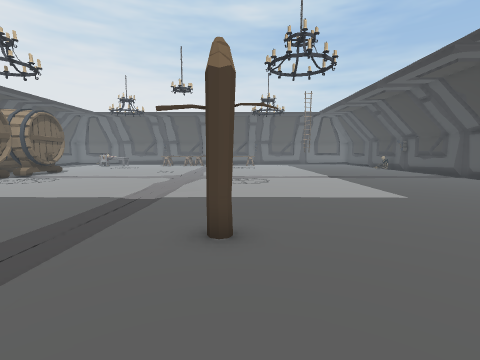
[1] (above)

19 first-person views from a walk through a scene from a Unity 3-D project. The camera is 1.3 m above the floor, tilts 6° down and sees 85° across. The floor is counted in squares, 1 m on a side. Each view is taken from the middle of a square. On the plan, view 1 faces up. The plan holds only what a view shows up to about 13 squares ahead; the rest is blank. The place goes on beyond the plan. The player character is not drawn.

[2]
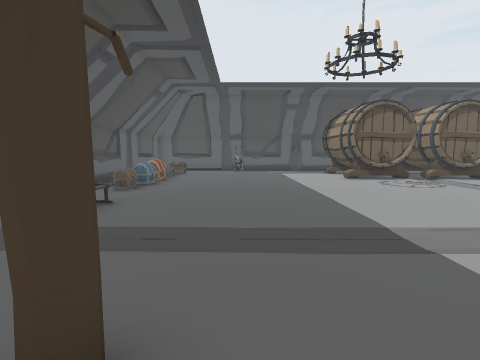

[3]
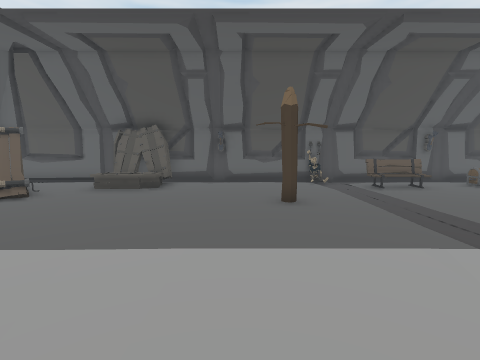

[4]
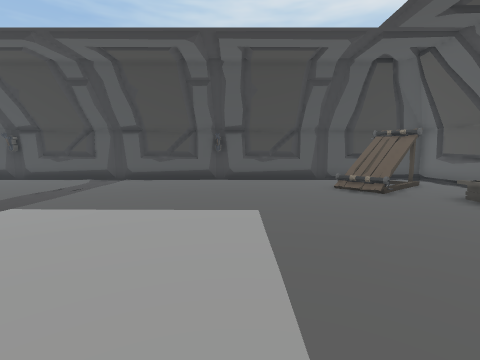

[5]
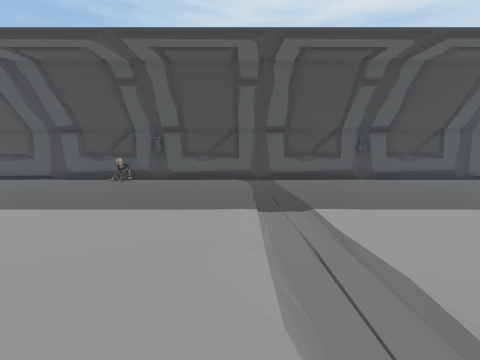

[6]
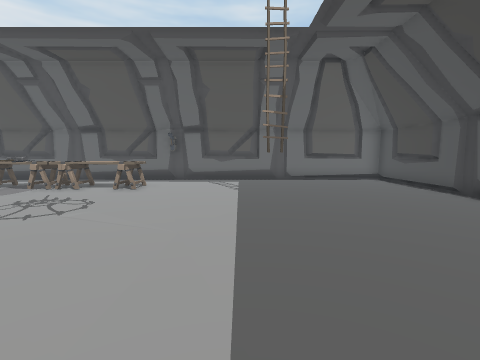

[7]
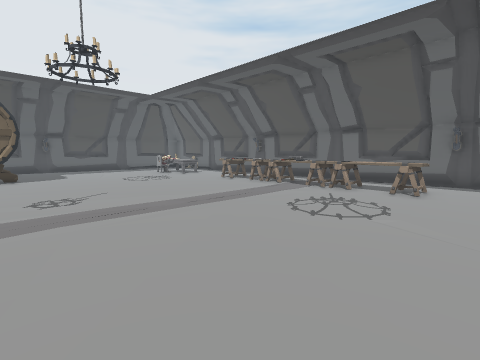

[8]
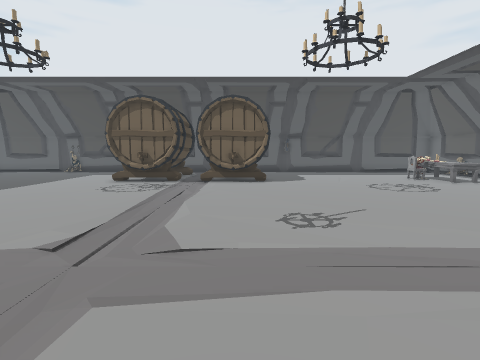

[9]
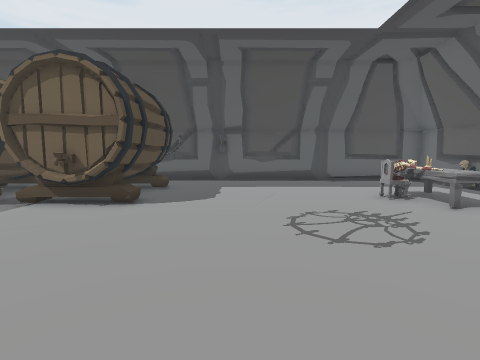

[10]
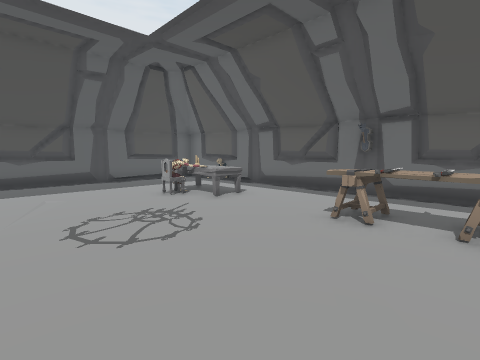

[11]
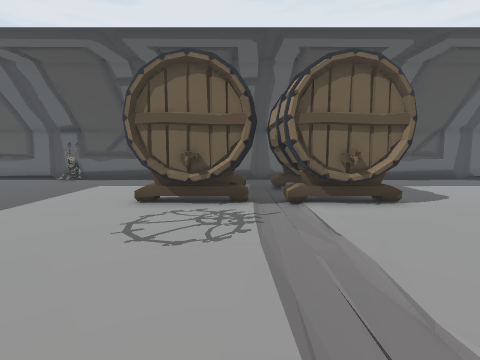

[12]
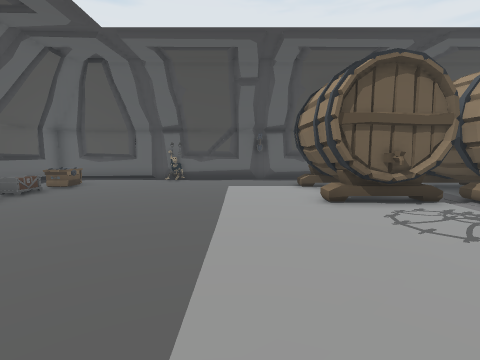

[13]
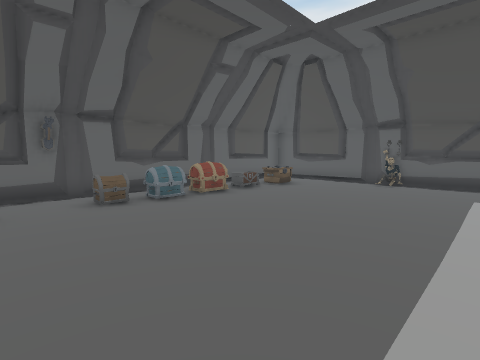

[14]
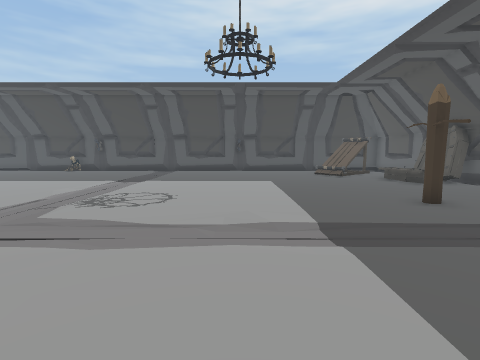

[15]
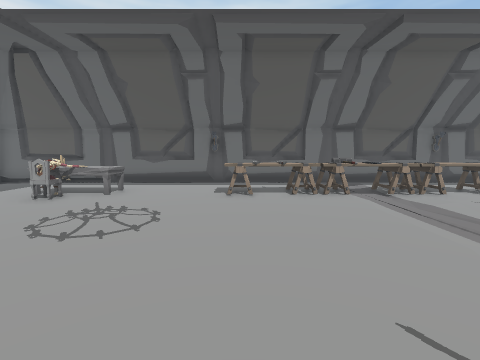

[16]
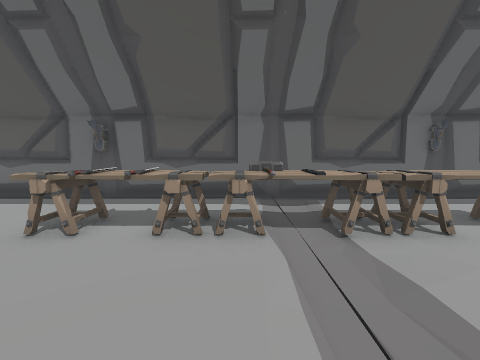

[17]
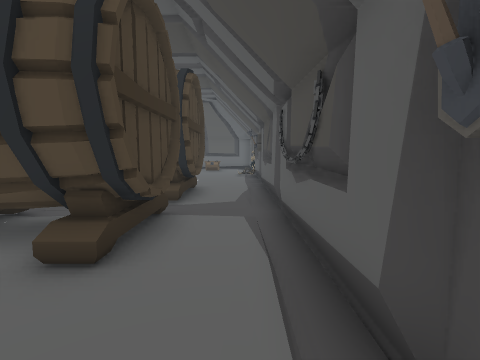

[18]
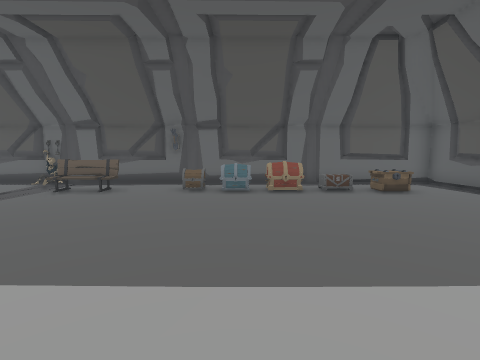

[19]
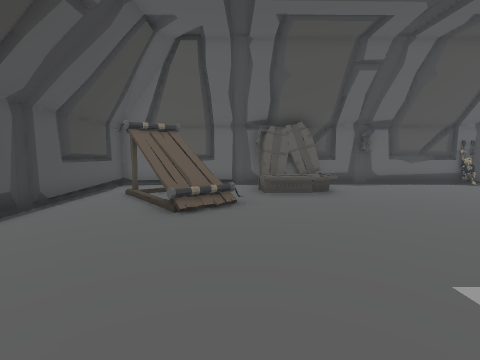

### Floor plan
Key: @ floor where view 1 was taken; # wall or solid block; . main floor; : floor 2.25 m higher than the main floor; / step, stairs or slope; = window, fence, low wall or low ledge; v drop or lower ground; C chest; B bench; F coffin; H hammer; L ladder; A chair; O other object.
Columns run from 18 left of view 1 to 12 right of it. Each row starts with its distance up from view 1.
 29 ###############################
 28 #.............................#
 27 #.............................#
 26 #....OOO...OOOHOOOOO..........#
 25 #....OOO...OOOHOOOOO..........#
 24 #....A..................L.....#
 23 #.............................#
 22 #.............................#
 21 #............................=#
 20 #............................=#
 19 #.............................#
 18 #.............................#
 17 #.OOOOOO......................#
 16 #.OO# OO......................#
 15 #.OOOOOO......................#
 14 #..OOOO.......................#
 13 #.OOOOOO......................#
 12 #.OO# OO......................#
 11 #.OOOOOO......................#
 10 #..OOOO.......................#
  9 #.............................#
  8 #.............................#
  7 #.............................#
  6 #.............................#
  5 O.............................#
  4 #.................#.......O/..#
  3 #.........................O v.#
  2 #..C..................F/O.O :.#
  1 #..C.OCCCCC..OB.......O /..O..#
  0 #..............//.@...OOO.....#
 -1 ################O##############

Where each view was taken, in squares from view 1:
view 1: 0 up, 0 right, facing up
view 2: 5 up, 1 right, facing left
view 3: 11 up, 1 right, facing down
view 4: 8 up, 1 left, facing right
view 5: 15 up, 1 left, facing right
view 6: 16 up, 5 right, facing up
view 7: 16 up, 3 right, facing up-left
view 8: 16 up, 0 right, facing left
view 9: 20 up, 5 left, facing left
view 10: 20 up, 5 left, facing up-left
view 11: 13 up, 5 left, facing left
view 12: 8 up, 5 left, facing left
view 13: 8 up, 6 left, facing down-left
view 14: 9 up, 7 left, facing right
view 15: 17 up, 7 left, facing up
view 16: 21 up, 4 left, facing up
view 17: 20 up, 17 left, facing down
view 18: 10 up, 10 left, facing down
view 19: 10 up, 7 right, facing down
